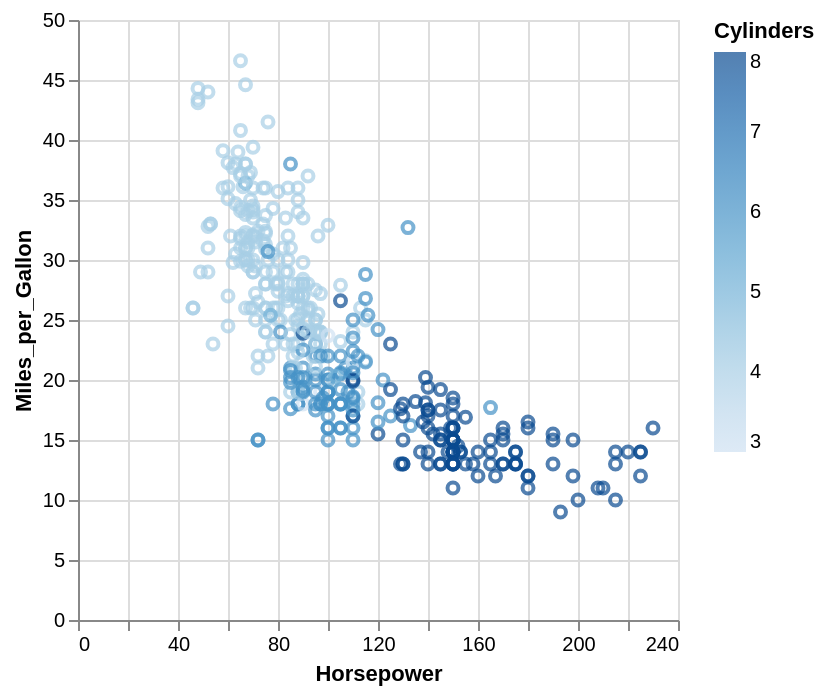

This figure's notebook cell:
### Markdown cell above
If you don't supply an encoding type for a variable, Altair will attempt to infer what encoding type a variable is. It can do this relatively successfully, but it's important to consider how _you_ want variable types to be represented.

**Task 2:** The `color` encoding below has no type. Try `:Q`, `:O`, and `:N`. What changed in the legend and colors? Which type fits `Cylinders`, and why?

### Code cell
alt.Chart(cars).mark_point().encode(
    x="Horsepower:Q",
    y="Miles_per_Gallon:Q",
    color="Cylinders"
)

### Figure 1 — Vega specification as saved in the notebook (floating-point values rounded to 4 significant figures; data arrays with more than 128 entries replaced by an {"elided": "..."} marker saying what was removed)
{"$schema": "https://vega.github.io/schema/vega/v6.json", "data": [{"name": "source_0", "values": {"elided": "392 records"}}, {"name": "source_0_x_domain_Horsepower", "values": [{"min": 46, "max": 230}]}, {"name": "source_0_y_domain_Miles_per_Gallon", "values": [{"min": 9.0, "max": 46.6}]}, {"name": "source_0_color_domain_Cylinders", "values": [{"min": 3, "max": 8}]}], "marks": [{"type": "symbol", "name": "marks", "from": {"data": "source_0"}, "encode": {"update": {"opacity": {"value": 0.7}, "fill": {"value": "transparent"}, "x": {"field": "Horsepower", "scale": "x"}, "y": {"field": "Miles_per_Gallon", "scale": "y"}, "stroke": {"field": "Cylinders", "scale": "color"}}}, "style": ["point"]}], "scales": [{"name": "x", "type": "linear", "domain": [{"signal": "(data(\"source_0_x_domain_Horsepower\")[0] || {}).min"}, {"signal": "(data(\"source_0_x_domain_Horsepower\")[0] || {}).max"}], "range": [0, {"signal": "width"}], "zero": true, "nice": true}, {"name": "y", "type": "linear", "domain": [{"signal": "(data(\"source_0_y_domain_Miles_per_Gallon\")[0] || {}).min"}, {"signal": "(data(\"source_0_y_domain_Miles_per_Gallon\")[0] || {}).max"}], "range": [{"signal": "height"}, 0], "zero": true, "nice": true}, {"name": "color", "type": "linear", "domain": [{"signal": "(data(\"source_0_color_domain_Cylinders\")[0] || {}).min"}, {"signal": "(data(\"source_0_color_domain_Cylinders\")[0] || {}).max"}], "range": "ramp", "zero": false, "interpolate": "hcl"}], "axes": [{"scale": "x", "ticks": false, "aria": false, "labels": false, "maxExtent": 0, "gridScale": "y", "grid": true, "minExtent": 0, "zindex": 0, "tickCount": {"signal": "ceil(width/40)"}, "domain": false, "orient": "bottom"}, {"scale": "y", "maxExtent": 0, "minExtent": 0, "ticks": false, "domain": false, "gridScale": "x", "grid": true, "zindex": 0, "aria": false, "tickCount": {"signal": "ceil(height/40)"}, "labels": false, "orient": "left"}, {"scale": "x", "zindex": 0, "grid": false, "labelFlush": true, "orient": "bottom", "title": "Horsepower", "labelOverlap": true, "tickCount": {"signal": "ceil(width/40)"}}, {"scale": "y", "labelOverlap": true, "grid": false, "tickCount": {"signal": "ceil(height/40)"}, "zindex": 0, "title": "Miles_per_Gallon", "orient": "left"}], "background": "white", "width": 300, "legends": [{"stroke": "color", "gradientLength": {"signal": "clamp(height, 64, 200)"}, "title": "Cylinders", "encode": {"gradient": {"update": {"opacity": {"value": 0.7}}}}}], "padding": 5, "height": 300, "style": "cell"}
